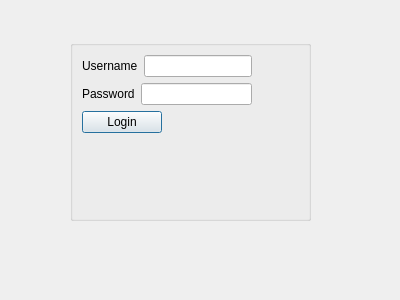
<?xml version="1.0" encoding="UTF-8"?>
<ui version="4.0">
 <class>login</class>
 <widget class="QDialog" name="login">
  <property name="geometry">
   <rect>
    <x>0</x>
    <y>0</y>
    <width>400</width>
    <height>300</height>
   </rect>
  </property>
  <property name="windowTitle">
   <string>Mapping My Trip - Login</string>
  </property>
  <widget class="QGroupBox" name="groupBox">
   <property name="geometry">
    <rect>
     <x>70</x>
     <y>40</y>
     <width>241</width>
     <height>181</height>
    </rect>
   </property>
   <property name="title">
    <string/>
   </property>
   <layout class="QFormLayout" name="formLayout_2">
    <item row="0" column="0">
     <layout class="QFormLayout" name="formLayout">
      <item row="0" column="0">
       <layout class="QVBoxLayout" name="verticalLayout">
        <item>
         <layout class="QHBoxLayout" name="horizontalLayout">
          <item>
           <widget class="QLabel" name="label_username">
            <property name="text">
             <string>Username</string>
            </property>
           </widget>
          </item>
          <item>
           <widget class="QLineEdit" name="lineEdit_username"/>
          </item>
         </layout>
        </item>
        <item>
         <layout class="QHBoxLayout" name="horizontalLayout_2">
          <item>
           <widget class="QLabel" name="label_password">
            <property name="text">
             <string>Password</string>
            </property>
           </widget>
          </item>
          <item>
           <widget class="QLineEdit" name="lineEdit_password"/>
          </item>
         </layout>
        </item>
       </layout>
      </item>
      <item row="1" column="0">
       <widget class="QPushButton" name="pushButton_login">
        <property name="text">
         <string>Login</string>
        </property>
        <property name="default">
         <bool>true</bool>
        </property>
       </widget>
      </item>
     </layout>
    </item>
   </layout>
  </widget>
 </widget>
 <resources/>
 <connections/>
</ui>
